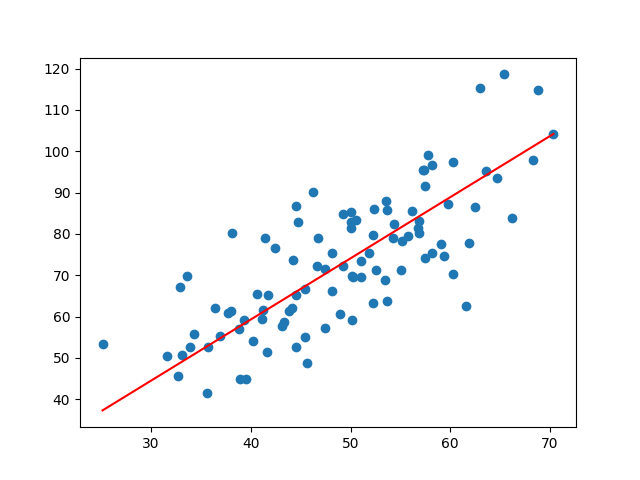

Source code (Python):
import numpy as np
import pandas as pd
import matplotlib.pyplot as plt
data = pd.read_csv("data.csv")
#data.plot()
#data.plot(kind='density')
X = data.iloc[:, 0]
Y = data.iloc[:, 1]
#plt.scatter(X,Y)
#plt.show()
m = 0
c = 0
L = 0.0001
epochs = 1000
n = float(len(X))
for i in range(epochs):
    Y_pred = m*X + c
    D_m = (-2/n) * sum(X* (Y - Y_pred))
    D_c = (-2/n)*sum(Y - Y_pred)
    m = m - L*D_m
    c = c - L*D_c
    
print (m, c)


plt.scatter(X,Y)
Y_pred = m*X + c
plt.plot([min(X),max(X)],[min(Y_pred), max(Y_pred)], color='red')
plt.show()
